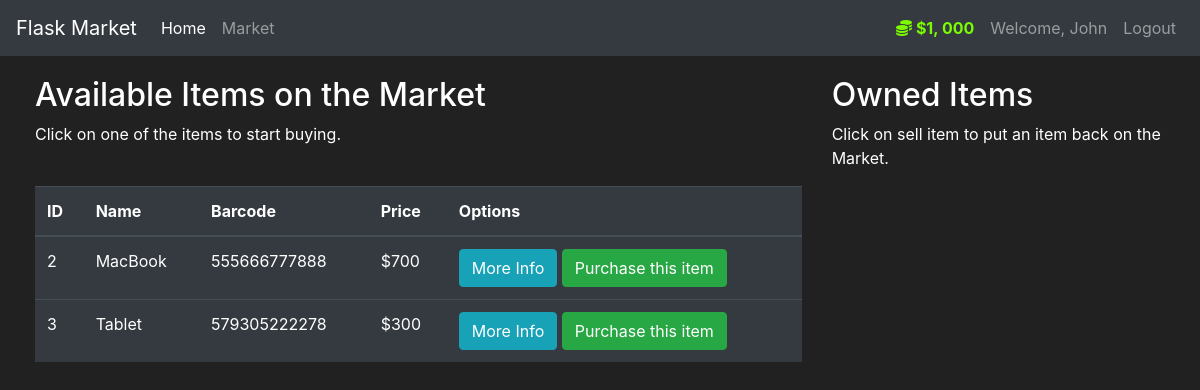
/market (signed in), run on an earlier commit of the app's database.
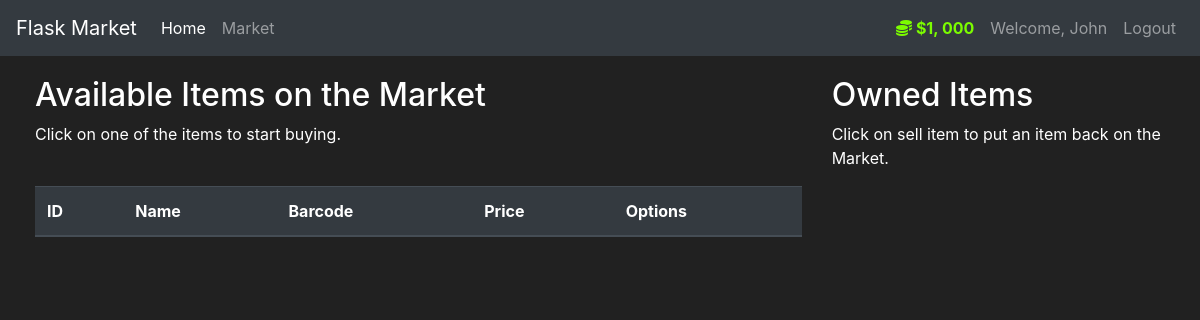
And on a later commit of the database.
### market/models.py (models this page shows, shortened)
class Item(db.Model):
    id = db.Column(db.Integer(), primary_key = True)
    name = db.Column(db.String(length = 30), nullable = False, unique=True)
    price = db.Column(db.Integer(), nullable = False)
    barcode = db.Column(db.String(length = 12), nullable = False, unique = True)
    description = db.Column(db.String(length = 1024), nullable = False, unique = True)
    owner = db.Column(db.Integer, db.ForeignKey('user.id'))

### market/routes.py (the view, shortened to what this page needs)
@app.route('/market', methods = ['GET', 'POST'])
@login_required
def market_page():
    purchase_form = PurchaseItemForm()
    selling_form = SellItemForm()
    if request.method == "GET":
        items = Item.query.filter_by(owner = None)
        owned_items = Item.query.filter_by(owner=current_user.id)
        return render_template('market.html', items=items, purchase_form = purchase_form,
                               owned_items = owned_items, selling_form = selling_form)

### market/models.py (called while the page is built)
@login_manager.user_loader
def load_user(user_id):
    return User.query.get(int(user_id))

    @property
    def prettier_budget(self):
        if len(str(self.budget)) >= 4:
            return f'${str(self.budget)[:-3]}, {str(self.budget)[-3:]}'
        else:
            return f"${self.budget}"

### market/templates/market.html (shortened to what this page needs)
{% extends 'base.html' %}
{% block content %}
  <div class="row" style = "margin-top:20px; margin-left:20px; ">
    <div class="col-8">
      <h2>Available Items on the Market</h2>
      <p>Click on one of the items to start buying.</p>
      <br>
        <table class="table table-hover table-dark">
          <thead>
            <tr>
                <th scope="col">ID</th>
                <th scope="col">Name</th>
                <th scope="col">Barcode</th>
                <th scope="col">Price</th>
                <th scope="col">Options</th>
            </tr>
          </thead>
          <tbody>
            {% for item in items %}
                <tr>
                    <td>{{ item.id }}</td>
                    <td>{{ item.name }}</td>
                    <td>{{ item.barcode }}</td>
                    <td>${{ item.price }}</td>
                    <td>
                        <button class="btn btn-outline btn-info"
                            data-toggle = "modal"
                            data-target = "#Modal-MoreInfo-{{ item.id }}">
                          More Info
                        </button>
                        <button class="btn btn-outline btn-success"
                            data-toggle="modal"
                            data-target = "#Modal-PurchaseConfirm-{{ item.id }}">
                            Purchase this item
                          </button>
                    </td>
                </tr>
            {% endfor %}
          </tbody>
        </table>
    </div>
    <div class="col-4">
      <h2>Owned Items</h2>
      <p>Click on sell item to put an item back on the Market.</p>
      <br>
    </div>
  </div>
{% endblock %}

What changed in the data, as far as the page shows it:
no longer on this page (row edited): Item: id "2", name "MacBook", barcode "555666777888", price "700"
no longer on this page (row edited): Item: id "3", name "Tablet", barcode "579305222278", price "300"
